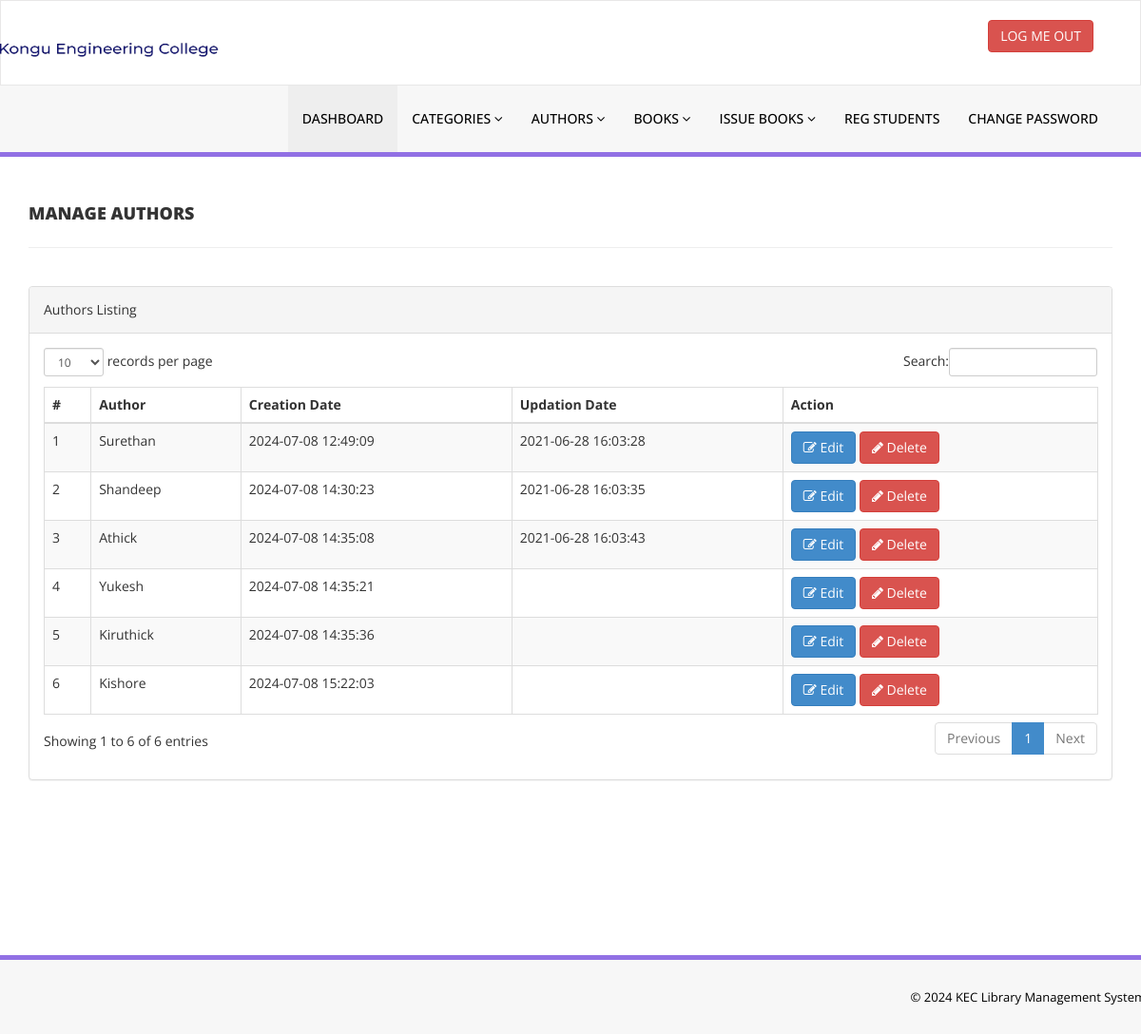
/library/admin/manage-authors.php (signed in), run on the app's committed database.
### tables this page shows
CREATE TABLE `tblauthors` (
  `id` int(11) NOT NULL,
  `AuthorName` varchar(159) DEFAULT NULL,
  `creationDate` timestamp NULL DEFAULT current_timestamp(),
  `UpdationDate` timestamp NULL DEFAULT NULL ON UPDATE current_timestamp()
);

### library/admin/manage-authors.php (the view, shortened to what this page needs)
<?php
include('includes/config.php');
if(strlen($_SESSION['alogin'])==0)
    {
header('location:index.php');
}
else{
    ?>
<!DOCTYPE html>
<html xmlns="http://www.w3.org/1999/xhtml">
<head>
    <link href="assets/css/bootstrap.css" rel="stylesheet" />
    <link href="assets/css/font-awesome.css" rel="stylesheet" />
    <link href="assets/js/dataTables/dataTables.bootstrap.css" rel="stylesheet" />
    <link href="assets/css/style.css" rel="stylesheet" />
</head>
<body>
<?php include('includes/header.php');?>
    <div class="content-wrapper">
         <div class="container">
        <div class="row pad-botm">
            <div class="col-md-12">
                <h4 class="header-line">Manage Authors</h4>
    </div>
     <div class="row">
</div>
        </div>
            <div class="row">
                <div class="col-md-12">
                    <div class="panel panel-default">
                        <div class="panel-heading">
                           Authors Listing
                        </div>
                        <div class="panel-body">
                            <div class="table-responsive">
                                <table class="table table-striped table-bordered table-hover" id="dataTables-example">
                                    <thead>
                                        <tr>
                                            <th>#</th>
                                            <th>Author</th>
                                            <th>Creation Date</th>
                                            <th>Updation Date</th>
                                            <th>Action</th>
                                        </tr>
                                    </thead>
                                    <tbody>
<?php $sql = "SELECT * from  tblauthors";
$query = $dbh -> prepare($sql);
$query->execute();
$results=$query->fetchAll(PDO::FETCH_OBJ);
$cnt=1;
if($query->rowCount() > 0)
{
foreach($results as $result)
{               ?>
                                        <tr class="odd gradeX">
                                            <td class="center"><?php echo htmlentities($cnt);?></td>
                                            <td class="center"><?php echo htmlentities($result->AuthorName);?></td>
                                            <td class="center"><?php echo htmlentities($result->creationDate);?></td>
                                            <td class="center"><?php echo htmlentities($result->UpdationDate);?></td>
                                            <td class="center">
                                            <a href="edit-author.php?athrid=<?php echo htmlentities($result->id);?>"><button class="btn btn-primary"><i class="fa fa-edit "></i> Edit</button>
                                          <a href="manage-authors.php?del=<?php echo htmlentities($result->id);?>" onclick="return confirm('Are you sure you want to delete?');"" >  <button class="btn btn-danger"><i class="fa fa-pencil"></i> Delete</button>
                                            </td>
                                        </tr>
 <?php $cnt=$cnt+1;}} ?>
                                    </tbody>
                                </table>
                            </div>
                        </div>
                    </div>
                </div>
            </div>
    </div>
    </div>
  <?php include('includes/footer.php');?>
</body>
</html>
<?php } ?>

### library/admin/includes/header.php (shortened to what this page needs)
<div class="navbar navbar-inverse set-radius-zero" >
        <div class="container">
            <div class="navbar-header">
                <a class="navbar-brand">
                <img style="width: 170%;height: 550%;margin-top: -20px;margin-left: -100px;" src="./logo.png" />
                </a>
            </div>
            <div class="right-div">
                <a href="logout.php" class="btn btn-danger pull-right">LOG ME OUT</a>
            </div>
        </div>
    </div>
    <section class="menu-section">
        <div class="container">
            <div class="row ">
                <div class="col-md-12">
                    <div class="navbar-collapse collapse ">
                        <ul id="menu-top" class="nav navbar-nav navbar-right">
                            <li><a href="dashboard.php" class="menu-top-active">DASHBOARD</a></li>
                            <li>
                                <a href="#" class="dropdown-toggle" id="ddlmenuItem" data-toggle="dropdown"> Categories <i class="fa fa-angle-down"></i></a>
                            </li>
                            <li>
                                <a href="#" class="dropdown-toggle" id="ddlmenuItem" data-toggle="dropdown"> Authors <i class="fa fa-angle-down"></i></a>
                            </li>
 <li>
                                <a href="#" class="dropdown-toggle" id="ddlmenuItem" data-toggle="dropdown"> Books <i class="fa fa-angle-down"></i></a>
                            </li>
                           <li>
                                <a href="#" class="dropdown-toggle" id="ddlmenuItem" data-toggle="dropdown"> Issue Books <i class="fa fa-angle-down"></i></a>
                            </li>
                             <li><a href="reg-students.php">Reg Students</a></li>
  <li><a href="change-password.php">Change Password</a></li>
                        </ul>
                    </div>
                </div>
            </div>
        </div>
    </section>

### library/admin/includes/footer.php
<section class="footer-section">
     <div class="container">
         <div class="row">
             <div class="col-md-12">
                &copy; 2024 KEC Library Management System
             </div>
         </div>
     </div>
 </section>

### library/admin/assets/css/style.css (style rules this page uses)
.set-radius-zero { border-radius:0px; -moz-border-radius:0px; -webkit-border-radius:0px; }
.content-wrapper { margin-top: 40px; min-height:800px; padding-bottom:90px; }
.header-line { font-weight:900; padding-bottom:25px; border-bottom:1px solid #eeeeee; text-transform:uppercase; }
.pad-botm { padding-bottom:30px; }
.right-div { float: right; padding: 20px; }
#menu-top a { color:#000; text-decoration:none; font-weight:500; padding: 25px 15px 25px 15px; text-transform:uppercase; }
.menu-section { background-color: #f7f7f7; border-bottom:5px solid #9170E4; width:100% }
.menu-top-active { background-color:#eeeeee; }
.navbar-inverse { background-color: #FFF; border-color: rgba(155, 153, 153, 0.23); }
.navbar { min-height: 90px; margin-bottom: 0px; }
.footer-section { padding:25px 50px 25px 50px; color:#000; font-size:13px; background-color: #f7f7f7; text-align:right; border-top:5px solid #9170E4; }

### data on the page
tblauthors: AuthorName "Surethan", creationDate "2024-07-08 12:49:09", UpdationDate "2021-06-28 16:03:28"
tblauthors: AuthorName "Shandeep", creationDate "2024-07-08 14:30:23", UpdationDate "2021-06-28 16:03:35"
tblauthors: AuthorName "Athick", creationDate "2024-07-08 14:35:08", UpdationDate "2021-06-28 16:03:43"
tblauthors: AuthorName "Yukesh", creationDate "2024-07-08 14:35:21"
tblauthors: AuthorName "Kiruthick", creationDate "2024-07-08 14:35:36"
tblauthors: AuthorName "Kishore", creationDate "2024-07-08 15:22:03"
